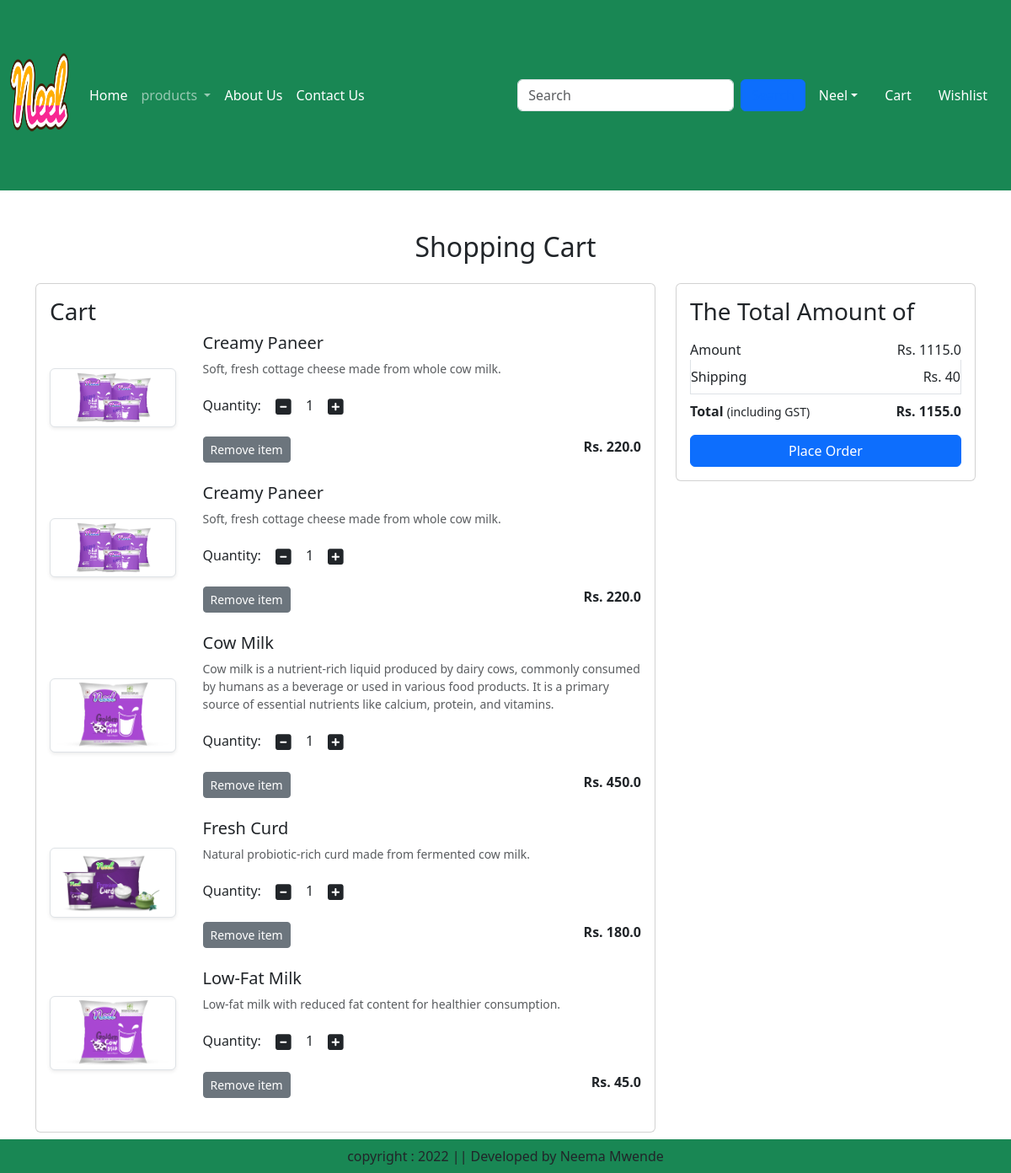
Page /cart/ (signed in) on the committed database.
### ecommerceapp/models.py (models this page shows, shortened)
class  Cart(models.Model):
    user = models.ForeignKey(User,on_delete=models.CASCADE)
    product =  models.ForeignKey(Product,on_delete=models.CASCADE)
    quantity = models.IntegerField(default=1)
    class Meta:
            unique_together = (('user', 'product'),)

class Product(models.Model):
    title = models.CharField(max_length=100)
    selling_price = models.FloatField()
    discounted_price = models.FloatField()
    description = models.TextField()
    composition = models.TextField(default="")
    prodapp = models.TextField(default='')
    category = models.CharField(choices=CATEGORY_CHOICES, max_length=2)
    product_image = models.ImageField(upload_to='product')

### ecommerceapp/views.py (the view)
# urls.py: path('cart/', views.show_cart, name='showcart'),
def show_cart(request):
    user = request.user
    cart = Cart.objects.filter(user=user)
    amount = sum(item.quantity * item.product.discounted_price for item in cart)
    totalamount = amount + 40  # Adding shipping charge
    return render(request, 'app/addtocart.html', locals())

### ecommerceapp/templates/app/addtocart.html (shortened to what this page needs)
{% extends "app/base.html" %}
{% load static %}
{% block main-content %}
<div class="container my-5">
    <div class="row">
        {% if cart %}
        <h2 class="text-center mb-4">Shopping Cart</h2>
        <div class="col-sm-8">
            <div class="card">
                <div class="card-body">
                    <h3>Cart</h3>
                    {% for item in cart %}
                    <div class="row mb-4">
                        <div class="col-sm-3 text-center align-self-center">
                            <img src="{{item.product.product_image.url}}" alt="{{item.product.title}}" class="img-fluid img-thumbnail shadow-sm" height="150" width="150">
                        </div>
                        <div class="col-sm-9">
                            <div>
                                <h5>{{ item.product.title }}</h5>
                                <p class="mb-2 text-muted small">{{ item.product.description }}</p>
                                <div class="my-3">
                                    <label for="quantity">Quantity:</label>
                                    <a class="minus-cart btn" pid="{{ item.product.id }}"><i class="fas fa-minus-square fa-lg"></i></a>
                                    <span id="quantity">{{ item.quantity }}</span>
                                    <a class="plus-cart btn" pid="{{ item.product.id }}"><i class="fas fa-plus-square fa-lg"></i></a>
                                </div>
                                <div class="d-flex justify-content-between">
                                    <a href="#" class="remove-cart btn btn-sm btn-secondary mr-3" pid={{item.product.id}}>Remove item</a>
                                    <p class="mb-0"><span><strong>Rs.  {{ item.product.discounted_price }}</strong></span></p>
                                </div>
                            </div>
                        </div>
                    </div>
                    {% endfor %}
                </div>
            </div>
        </div>
        <div class="col-sm-4">
            <div class="card">
                <div class="card-body">
                    <h3>The Total Amount of</h3>
                    <ul class="list-group">
                        <li class="list-group-item d-flex justify-content-between align-items-center border-0 px-0 pb-0">
                            Amount<span id="amount">Rs. {{ amount }}</span>
                        </li>
                        <li class="list-group-item d-flex justify-content-between align-items-center px-0">
                            Shipping<span>Rs. 40</span>
                        </li>
                        <li class="list-group-item d-flex justify-content-between align-items-center border-0 px-0 pb-0 mb-3">
                            <div>
                                <strong>Total</strong> <small>(including GST)</small>
                            </div>
                            <span id="totalamount"><strong>Rs. {{ totalamount }}</strong></span>
                        </li>
                    </ul>
                    <div class="d-grid">
                        <a href="{% url 'app:checkout' %}" class="btn btn-primary">Place Order</a>
                    </div>
                </div>
            </div>
        </div>
        {% else %}
        <h1 class="text-center mb-5">Your Cart is Empty!</h1>
        <div class="text-center">
            <a href="{% url 'app:home' %}" class="btn btn-lg btn-outline-primary">Shop Now</a>
        </div>
        {% endif %}
    </div>
</div>
{% endblock main-content %}

### ecommerceapp/static/app/css/style.css (style rules this page uses)
img { max-width: 200px; height: 200px; display: block; }

### rows in the picture
Cart: product.product_image (picture), product "Creamy Paneer", product.description "Soft, fresh cottage cheese made from whole cow milk.", quantity "1", product.discounted_price "220.0"
Cart: product.product_image (picture), product "Creamy Paneer", product.description "Soft, fresh cottage cheese made from whole cow milk.", quantity "1", product.discounted_price "220.0"
Cart: product.product_image (picture), product "Cow Milk", product.description "Cow milk is a nutrient-rich liquid produced by dairy cows, commonly consumed by humans as a beverage or used in various food products. It is a primary source of essential nutrients like calcium, protein, and vitamins.", quantity "1", product.discounted_price "450.0"
Cart: product.product_image (picture), product "Fresh Curd", product.description "Natural probiotic-rich curd made from fermented cow milk.", quantity "1", product.discounted_price "180.0"
Cart: product.product_image (picture), product "Low-Fat Milk", product.description "Low-fat milk with reduced fat content for healthier consumption.", quantity "1", product.discounted_price "45.0"

### other values in the picture
{{ amount }} "1115.0"
{{ totalamount }} "1155.0"
